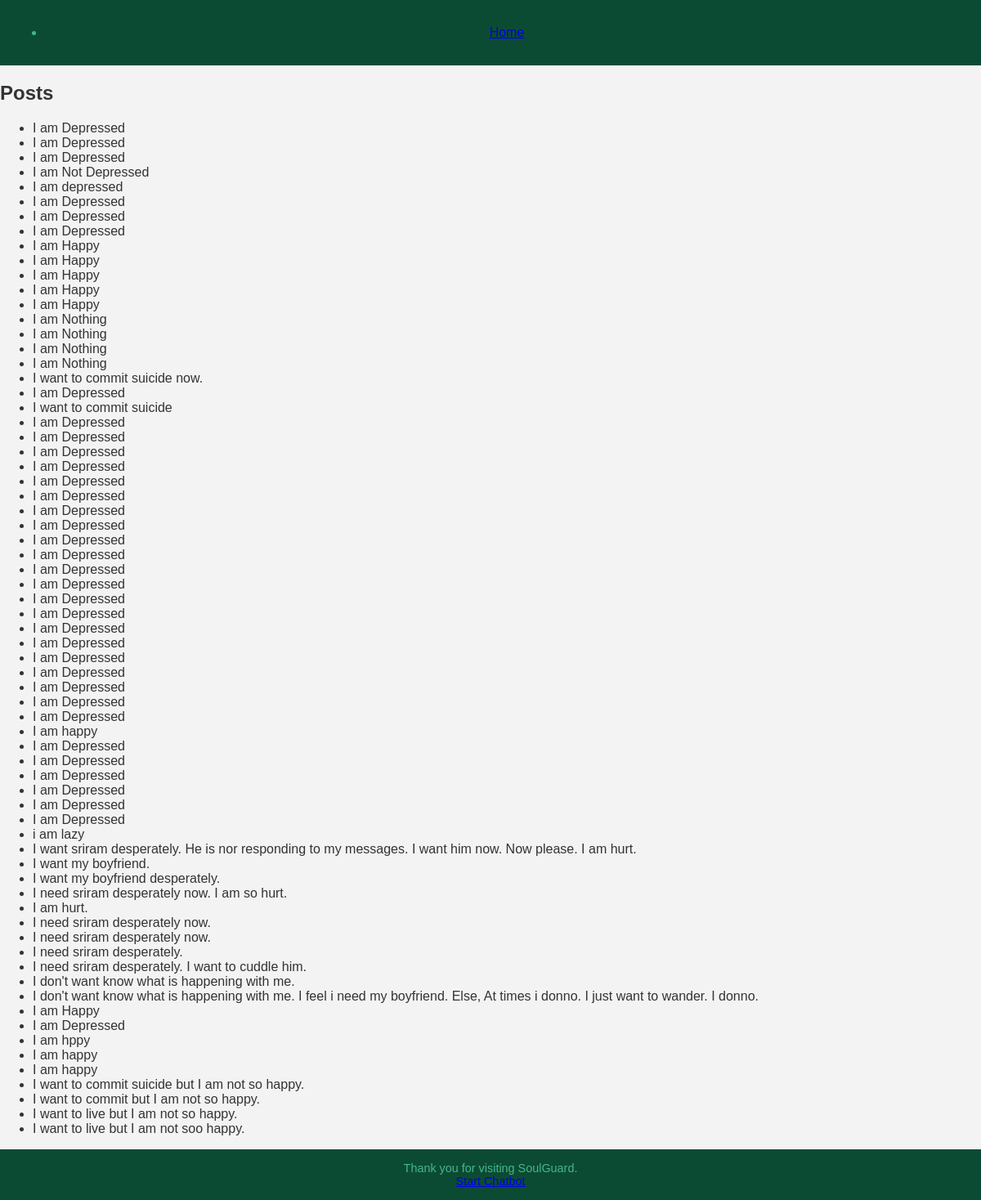
The page /myapp/post_list/ on the database as committed earlier.
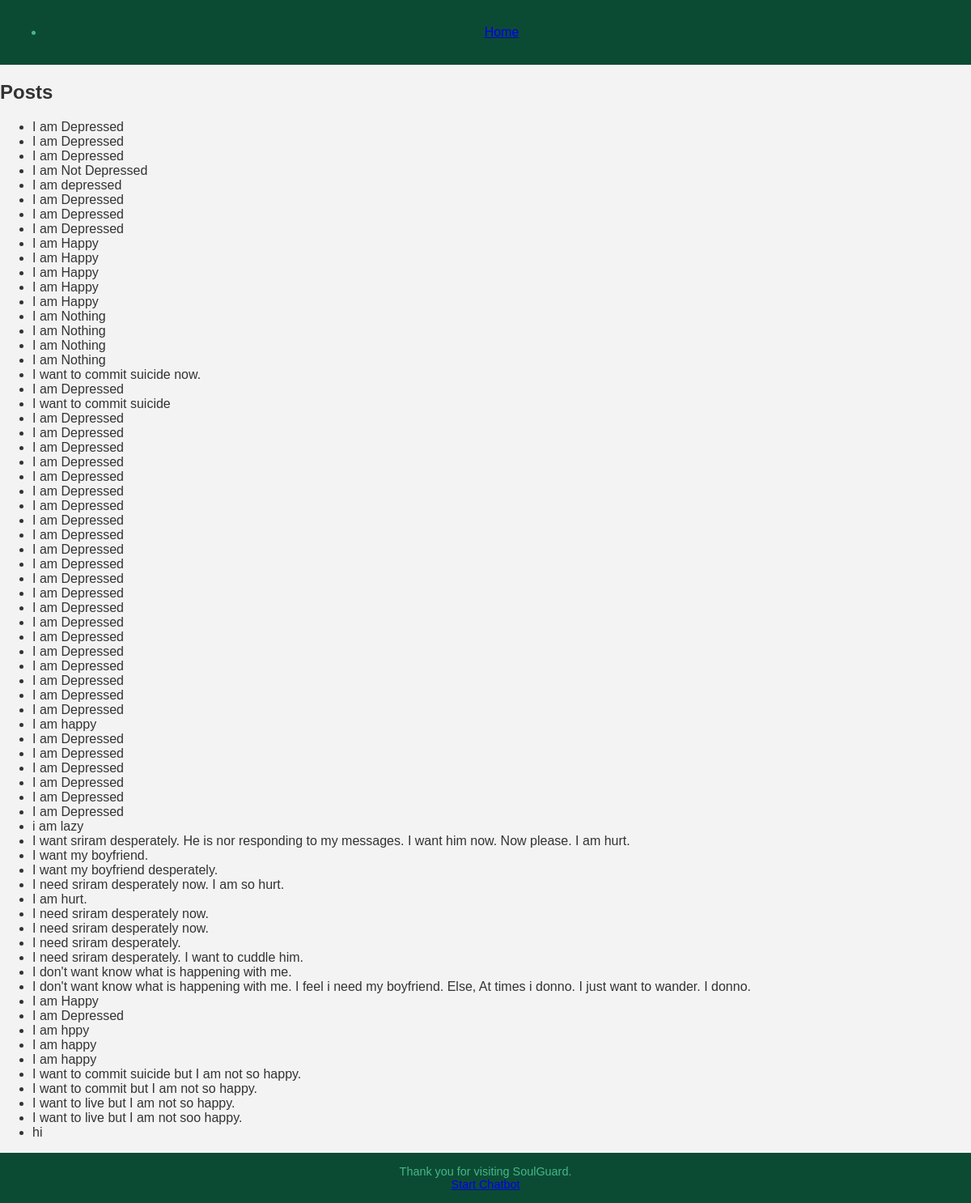
The same page on the database as committed later.
### myapp/models.py (models this page shows)
class Post(models.Model):
    user = models.ForeignKey(User, on_delete=models.CASCADE)
    content = models.TextField()

### myapp/views.py (the view)
# urls.py: path('post_list/', post_list, name='post_list'),
def post_list(request):
    posts = Post.objects.all()  # Fetch all posts from the database
    return render(request, 'myapp/post_list.html', {'posts': posts})

### myapp/Templates/myapp/post_list.html
{% extends 'myapp/base.html' %}
{% block content %}
<h2>Posts</h2>
<ul>
    {% for post in posts %}
    <li>{{ post.content }}</li>
    {% endfor %}
</ul>
{% endblock %}

Rows that differ between the two databases and show on the page:
added Post: content "hi"
